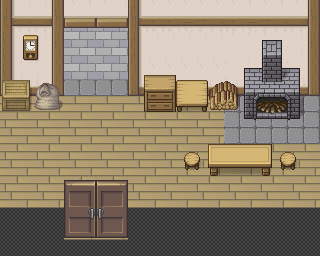

A level layout from a 2D game, rendered from its tile map. Below: a short description, then the map file with tile-grid data replaced by summaries:
An orthogonal 20x16 tile map with 16x16 px tiles, 4 tile layers (ground, walls, funitures, door).

<map version="1.10" tiledversion="1.10.2" orientation="orthogonal" renderorder="right-down" width="20" height="16" tilewidth="16" tileheight="16" infinite="0" nextlayerid="5" nextobjectid="1">
 <tileset firstgid="1" name="pipoya32x32" tilewidth="16" tileheight="16" tilecount="4256" columns="16">
  <image source="pipoya32x32.png" width="256" height="4256" />
 </tileset>
 <layer id="1" name="ground" width="20" height="16">
  <data>[320 cells, 154 non-empty, 12 distinct tile ids]</data>
 </layer>
 <layer id="2" name="walls" width="20" height="16">
  <data>[320 cells, 170 non-empty, 39 distinct tile ids]</data>
 </layer>
 <layer id="4" name="funitures" width="20" height="16">
  <data>[320 cells, 62 non-empty, 58 distinct tile ids]</data>
 </layer>
 <layer id="3" name="door" width="20" height="16">
  <data>[320 cells, 16 non-empty, 8 distinct tile ids]</data>
 </layer>
</map>
